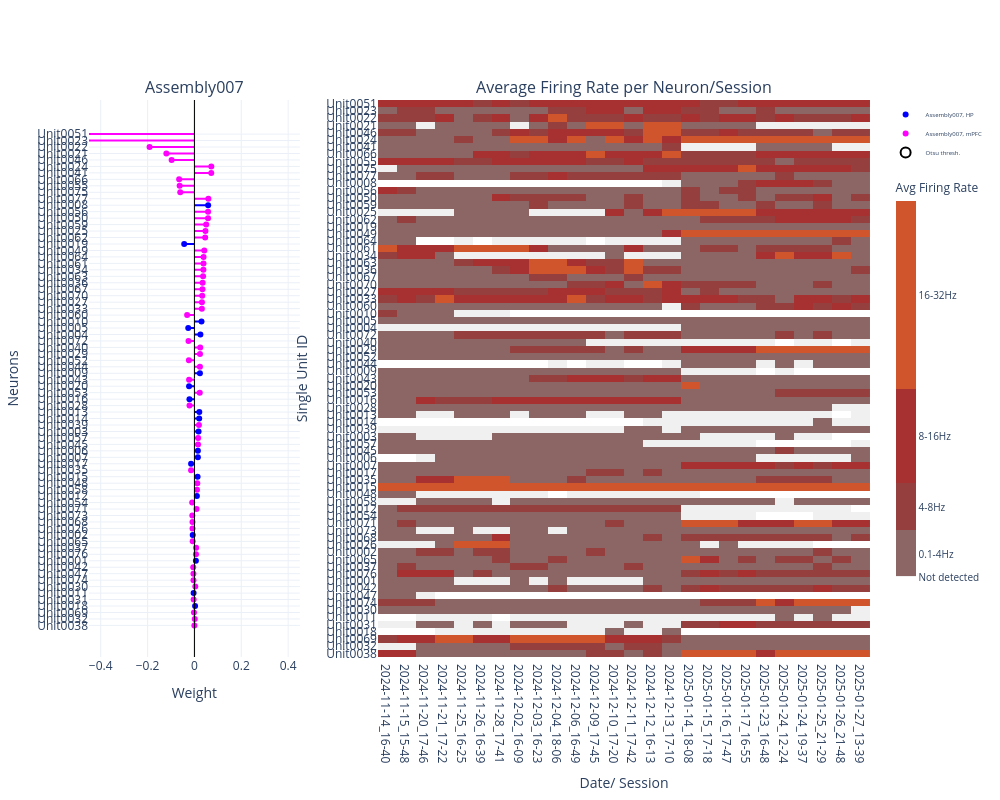

Notebook cell for this chart:
### Code cell
i = Assembly
spike_metadata = meta_data["SpikeClusterMetadata"]
fig_heat = plot_unit_fr_stability.render_plot_heatmap(spike_metadata)
heatmap = fig_heat.data[0]

raw_heatmap_labels = np.array(fig_heat.layout.yaxis.ticktext, dtype=object)
cluster_to_unit = {}
if "cluster_id_str" in spike_metadata.columns:
    cluster_to_unit = (
        spike_metadata[["cluster_id", "cluster_id_str"]]
        .dropna()
        .drop_duplicates("cluster_id")
        .assign(cluster_id=lambda d: d["cluster_id"].astype(str))
        .set_index("cluster_id")["cluster_id_str"]
        .to_dict()
    )


def _heatmap_label_to_unit_label(label):
    s = str(label).strip()
    if s in cluster_to_unit:
        return str(cluster_to_unit[s])
    if s.startswith("Unit"):
        digits = "".join(ch for ch in s if ch.isdigit())
        if digits:
            return f"Unit{int(digits):04d}"
    if s.isdigit():
        return f"Unit{int(s):04d}"
    return s


current_labels = np.array(
    [_heatmap_label_to_unit_label(label) for label in raw_heatmap_labels],
    dtype=str,
)
current_label_set = set(current_labels)

desired_order = [lab for lab in neurons_ordered if lab in current_label_set]
if not desired_order:
    raise RuntimeError(
        "No overlap between ensemble unit labels and firing-rate heatmap rows. "
        f"Example heatmap labels: {raw_heatmap_labels[:5].tolist()}; "
        f"example ensemble labels: {neurons_ordered[:5]}"
    )

label_to_row = {lab: j for j, lab in enumerate(current_labels)}
row_indices = [label_to_row[lab] for lab in desired_order]

z = np.array(heatmap.z)
z_reordered = z[row_indices, :]
xlabels = np.array(fig_heat.layout.xaxis.ticktext, dtype=str)

# subplot creation
fig = make_subplots(
    rows=1,
    cols=2,
    column_widths=[0.3, 0.7],
    subplot_titles=(i, "Average Firing Rate per Neuron/Session"),
)

# Left plot
if i == assembly_name:
    weights_full = weights_by_unit.copy()
else:
    _, weights_full = build_weight_order(ensambles, i)
weights = weights_full.reindex(desired_order).dropna()

# HPC mPFC split by unit id
labels_hp_ordered = [lab for lab in desired_order if int(lab.replace("Unit", "")) <= 20 and lab in weights.index]
labels_mpfc_ordered = [lab for lab in desired_order if int(lab.replace("Unit", "")) > 20 and lab in weights.index]

w_hp = weights.loc[labels_hp_ordered].to_numpy()
w_mpfc = weights.loc[labels_mpfc_ordered].to_numpy()


def make_stem_lines(x_vals, y_labels, color):
    """Horizontal 'stems' at categorical y positions."""
    xs, ys = [], []
    for x, ylab in zip(x_vals, y_labels):
        xs.extend([0, x, None])
        ys.extend([ylab, ylab, None])
    return go.Scatter(
        x=xs,
        y=ys,
        mode="lines",
        line=dict(color=color),
        showlegend=False,
        hoverinfo="skip",
    )


hp_stems = make_stem_lines(w_hp, labels_hp_ordered, color="blue")
mpfc_stems = make_stem_lines(w_mpfc, labels_mpfc_ordered, color="magenta")

hp_markers = go.Scatter(
    x=w_hp,
    y=labels_hp_ordered,
    mode="markers",
    name=f"{i}, HP",
    marker=dict(color="blue", symbol="circle"),
)

mpfc_markers = go.Scatter(
    x=w_mpfc,
    y=labels_mpfc_ordered,
    mode="markers",
    name=f"{i}, mPFC",
    marker=dict(color="magenta", symbol="circle"),
)

thr = 0.2
mask = np.abs(weights.values) > thr
x_high = weights.values[mask]
y_high = weights.index.values[mask]

highlight = go.Scatter(
    x=x_high,
    y=y_high,
    mode="markers",
    name="Otsu thresh.",
    marker=dict(
        size=10,
        color="rgba(0,0,0,0)",
        line=dict(color="black", width=2),
        symbol="circle",
    ),
)

fig.add_trace(hp_stems, row=1, col=1)
fig.add_trace(mpfc_stems, row=1, col=1)
fig.add_trace(hp_markers, row=1, col=1)
fig.add_trace(mpfc_markers, row=1, col=1)
fig.add_trace(highlight, row=1, col=1)

fig.update_xaxes(
    title_text="Weight",
    range=[-0.45, 0.45],
    row=1,
    col=1,
)

fig.update_yaxes(
    title_text="Neurons",
    categoryorder="array",
    categoryarray=desired_order,
    dtick=1,
    row=1,
    col=1,
)

fig.add_vline(
    x=0,
    line_width=1,
    line_color="black",
    row=1,
    col=1,
)

# Heatmap
heatmap_trace = go.Heatmap(
    z=z_reordered,
    x=xlabels,
    y=desired_order,
    colorscale=heatmap.colorscale,
    zmin=heatmap.zmin,
    zmax=heatmap.zmax,
    colorbar=dict(
        title=heatmap.colorbar.title.text,
        tickvals=heatmap.colorbar.tickvals,
        ticktext=heatmap.colorbar.ticktext,
        tickmode=heatmap.colorbar.tickmode,
        len=heatmap.colorbar.len,
        thickness=heatmap.colorbar.thickness,
        tickfont=dict(size=heatmap.colorbar.tickfont.size),
    ),
)

fig.add_trace(heatmap_trace, row=1, col=2)

fig.update_xaxes(
    title_text=fig_heat.layout.xaxis.title.text,
    row=1,
    col=2,
)

fig.update_yaxes(
    title_text=fig_heat.layout.yaxis.title.text,
    categoryorder="array",
    dtick=1,
    categoryarray=desired_order,
    row=1,
    col=2,
)

fig.update_layout(
    template="plotly_white",
    width=1000,
    height=800,
    legend=dict(font=dict(size=6)),
)

fig.show()

### Figure 1 — Plotly figure (JSON) as saved in the notebook; plotly's stock layout.template omitted (floating-point values rounded to 4 significant figures; data arrays with more than 128 entries replaced by an {"elided": "..."} marker saying what was removed)
{"data": [{"hoverinfo": "skip", "line": {"color": "blue"}, "mode": "lines", "showlegend": false, "type": "scatter", "x": [0, 0.00275, null, 0, -0.003555, null, 0, 0.006246, null, 0, -0.007405, null, 0, 0.01044, null, 0, 0.01343, null, 0, -0.01433, null, 0, 0.0146, null, 0, 0.01474, null, 0, 0.01766, null, 0, 0.02032, null, 0, 0.02075, null, 0, -0.02128, null, 0, -0.02287, null, 0, 0.02335, null, 0, 0.0255, null, 0, -0.02646, null, 0, 0.03027, null, 0, -0.04369, null, 0, 0.05851, null], "xaxis": "x", "y": ["Unit0018", "Unit0018", null, "Unit0011", "Unit0011", null, "Unit0001", "Unit0001", null, "Unit0002", "Unit0002", null, "Unit0012", "Unit0012", null, "Unit0015", "Unit0015", null, "Unit0017", "Unit0017", null, "Unit0007", "Unit0007", null, "Unit0006", "Unit0006", null, "Unit0003", "Unit0003", null, "Unit0014", "Unit0014", null, "Unit0013", "Unit0013", null, "Unit0016", "Unit0016", null, "Unit0020", "Unit0020", null, "Unit0009", "Unit0009", null, "Unit0004", "Unit0004", null, "Unit0005", "Unit0005", null, "Unit0010", "Unit0010", null, "Unit0019", "Unit0019", null, "Unit0008", "Unit0008", null], "yaxis": "y"}, {"hoverinfo": "skip", "line": {"color": "magenta"}, "mode": "lines", "showlegend": false, "type": "scatter", "x": {"elided": "171 float values"}, "xaxis": "x", "y": {"elided": "171 str values"}, "yaxis": "y"}, {"marker": {"color": "blue", "symbol": "circle"}, "mode": "markers", "name": "Assembly007, HP", "type": "scatter", "x": [0.00275, -0.003555, 0.006246, -0.007405, 0.01044, 0.01343, -0.01433, 0.0146, 0.01474, 0.01766, 0.02032, 0.02075, -0.02128, -0.02287, 0.02335, 0.0255, -0.02646, 0.03027, -0.04369, 0.05851], "xaxis": "x", "y": ["Unit0018", "Unit0011", "Unit0001", "Unit0002", "Unit0012", "Unit0015", "Unit0017", "Unit0007", "Unit0006", "Unit0003", "Unit0014", "Unit0013", "Unit0016", "Unit0020", "Unit0009", "Unit0004", "Unit0005", "Unit0010", "Unit0019", "Unit0008"], "yaxis": "y"}, {"marker": {"color": "magenta", "symbol": "circle"}, "mode": "markers", "name": "Assembly007, mPFC", "type": "scatter", "x": [-0.0002814, 0.001324, -0.00196, -0.003267, 0.003588, -0.004035, -0.004257, -0.00516, 0.00653, 0.007116, -0.007395, -0.008168, -0.008364, -0.008987, 0.009029, -0.009604, 0.01089, 0.0121, -0.0143, 0.01533, 0.0157, 0.0192, -0.02101, 0.02278, -0.02288, 0.02357, -0.02368, 0.0238, 0.02475, -0.02527, -0.03132, 0.03171, 0.03213, 0.03323, 0.03426, 0.03496, 0.03691, 0.03827, 0.03882, 0.03889, 0.04221, 0.04579, 0.04697, 0.05017, 0.05815, 0.05823, 0.05944, -0.06054, -0.063, -0.06524, 0.07182, 0.07196, -0.0974, -0.1198, -0.1916, -0.5548, -0.5863], "xaxis": "x", "y": ["Unit0038", "Unit0032", "Unit0069", "Unit0031", "Unit0030", "Unit0074", "Unit0047", "Unit0042", "Unit0076", "Unit0037", "Unit0065", "Unit0026", "Unit0068", "Unit0073", "Unit0071", "Unit0054", "Unit0058", "Unit0048", "Unit0035", "Unit0045", "Unit0057", "Unit0039", "Unit0028", "Unit0053", "Unit0043", "Unit0044", "Unit0052", "Unit0029", "Unit0040", "Unit0072", "Unit0060", "Unit0033", "Unit0027", "Unit0070", "Unit0067", "Unit0036", "Unit0063", "Unit0034", "Unit0061", "Unit0064", "Unit0049", "Unit0062", "Unit0025", "Unit0059", "Unit0050", "Unit0056", "Unit0077", "Unit0075", "Unit0055", "Unit0066", "Unit0041", "Unit0024", "Unit0046", "Unit0021", "Unit0022", "Unit0023", "Unit0051"], "yaxis": "y"}, {"marker": {"color": "rgba(0,0,0,0)", "line": {"color": "black", "width": 2}, "size": 10, "symbol": "circle"}, "mode": "markers", "name": "Otsu thresh.", "type": "scatter", "x": [-0.5548, -0.5863], "xaxis": "x", "y": ["Unit0023", "Unit0051"], "yaxis": "y"}, {"colorbar": {"len": 0.75, "thickness": 20, "tickfont": {"size": 10}, "tickmode": "array", "ticktext": ["Not detected", "0.1-4Hz", "4-8Hz", "8-16Hz", "16-32Hz"], "tickvals": [0, 2, 6, 12, 24], "title": {"text": "Avg Firing Rate"}}, "colorscale": [[0, "#ffffff"], [3.125e-08, "#f0f0f0"], [0.003125, "#f0f0f0"], [0.003125, "#8C6565"], [0.125, "#8C6565"], [0.125, "#963F3F"], [0.25, "#963F3F"], [0.25, "#A73131"], [0.5, "#A73131"], [0.5, "#D1552C"], [1, "#D1552C"]], "type": "heatmap", "x": ["2024-11-14_16-40", "2024-11-15_15-48", "2024-11-20_17-46", "2024-11-21_17-22", "2024-11-25_16-25", "2024-11-26_16-39", "2024-11-28_17-41", "2024-12-02_16-09", "2024-12-03_16-23", "2024-12-04_18-06", "2024-12-06_16-49", "2024-12-09_17-45", "2024-12-10_17-20", "2024-12-11_17-42", "2024-12-12_16-13", "2024-12-13_17-10", "2025-01-14_18-08", "2025-01-15_17-18", "2025-01-16_17-47", "2025-01-17_16-55", "2025-01-23_16-48", "2025-01-24_12-24", "2025-01-24_19-37", "2025-01-25_21-29", "2025-01-26_21-48", "2025-01-27_13-39"], "xaxis": "x2", "y": ["Unit0038", "Unit0032", "Unit0069", "Unit0018", "Unit0031", "Unit0011", "Unit0030", "Unit0074", "Unit0047", "Unit0042", "Unit0001", "Unit0076", "Unit0037", "Unit0065", "Unit0002", "Unit0026", "Unit0068", "Unit0073", "Unit0071", "Unit0054", "Unit0012", "Unit0058", "Unit0048", "Unit0015", "Unit0035", "Unit0017", "Unit0007", "Unit0006", "Unit0045", "Unit0057", "Unit0003", "Unit0039", "Unit0014", "Unit0013", "Unit0028", "Unit0016", "Unit0053", "Unit0020", "Unit0043", "Unit0009", "Unit0044", "Unit0052", "Unit0029", "Unit0040", "Unit0072", "Unit0004", "Unit0005", "Unit0010", "Unit0060", "Unit0033", "Unit0027", "Unit0070", "Unit0067", "Unit0036", "Unit0063", "Unit0034", "Unit0061", "Unit0064", "Unit0049", "Unit0019", "Unit0062", "Unit0025", "Unit0059", "Unit0050", "Unit0056", "Unit0008", "Unit0077", "Unit0075", "Unit0055", "Unit0066", "Unit0041", "Unit0024", "Unit0046", "Unit0021", "Unit0022", "Unit0023", "Unit0051"], "yaxis": "y2", "z": {"elided": "77x26 float values"}, "zmax": 32, "zmin": 0}], "layout": {"annotations": [{"font": {"size": 16}, "showarrow": false, "text": "Assembly007", "x": 0.135, "xanchor": "center", "xref": "paper", "y": 1, "yanchor": "bottom", "yref": "paper"}, {"font": {"size": 16}, "showarrow": false, "text": "Average Firing Rate per Neuron/Session", "x": 0.685, "xanchor": "center", "xref": "paper", "y": 1, "yanchor": "bottom", "yref": "paper"}], "height": 800, "legend": {"font": {"size": 6}}, "shapes": [{"line": {"color": "black", "width": 1}, "type": "line", "x0": 0, "x1": 0, "xref": "x", "y0": 0, "y1": 1, "yref": "y domain"}], "width": 1000, "xaxis": {"anchor": "y", "domain": [0, 0.27], "range": [-0.45, 0.45], "title": {"text": "Weight"}}, "xaxis2": {"anchor": "y2", "domain": [0.37, 1], "title": {"text": "Date/ Session"}}, "yaxis": {"anchor": "x", "categoryarray": ["Unit0038", "Unit0032", "Unit0069", "Unit0018", "Unit0031", "Unit0011", "Unit0030", "Unit0074", "Unit0047", "Unit0042", "Unit0001", "Unit0076", "Unit0037", "Unit0065", "Unit0002", "Unit0026", "Unit0068", "Unit0073", "Unit0071", "Unit0054", "Unit0012", "Unit0058", "Unit0048", "Unit0015", "Unit0035", "Unit0017", "Unit0007", "Unit0006", "Unit0045", "Unit0057", "Unit0003", "Unit0039", "Unit0014", "Unit0013", "Unit0028", "Unit0016", "Unit0053", "Unit0020", "Unit0043", "Unit0009", "Unit0044", "Unit0052", "Unit0029", "Unit0040", "Unit0072", "Unit0004", "Unit0005", "Unit0010", "Unit0060", "Unit0033", "Unit0027", "Unit0070", "Unit0067", "Unit0036", "Unit0063", "Unit0034", "Unit0061", "Unit0064", "Unit0049", "Unit0019", "Unit0062", "Unit0025", "Unit0059", "Unit0050", "Unit0056", "Unit0008", "Unit0077", "Unit0075", "Unit0055", "Unit0066", "Unit0041", "Unit0024", "Unit0046", "Unit0021", "Unit0022", "Unit0023", "Unit0051"], "categoryorder": "array", "domain": [0, 1], "dtick": 1, "title": {"text": "Neurons"}}, "yaxis2": {"anchor": "x2", "categoryarray": ["Unit0038", "Unit0032", "Unit0069", "Unit0018", "Unit0031", "Unit0011", "Unit0030", "Unit0074", "Unit0047", "Unit0042", "Unit0001", "Unit0076", "Unit0037", "Unit0065", "Unit0002", "Unit0026", "Unit0068", "Unit0073", "Unit0071", "Unit0054", "Unit0012", "Unit0058", "Unit0048", "Unit0015", "Unit0035", "Unit0017", "Unit0007", "Unit0006", "Unit0045", "Unit0057", "Unit0003", "Unit0039", "Unit0014", "Unit0013", "Unit0028", "Unit0016", "Unit0053", "Unit0020", "Unit0043", "Unit0009", "Unit0044", "Unit0052", "Unit0029", "Unit0040", "Unit0072", "Unit0004", "Unit0005", "Unit0010", "Unit0060", "Unit0033", "Unit0027", "Unit0070", "Unit0067", "Unit0036", "Unit0063", "Unit0034", "Unit0061", "Unit0064", "Unit0049", "Unit0019", "Unit0062", "Unit0025", "Unit0059", "Unit0050", "Unit0056", "Unit0008", "Unit0077", "Unit0075", "Unit0055", "Unit0066", "Unit0041", "Unit0024", "Unit0046", "Unit0021", "Unit0022", "Unit0023", "Unit0051"], "categoryorder": "array", "domain": [0, 1], "dtick": 1, "title": {"text": "Single Unit ID"}}}}
